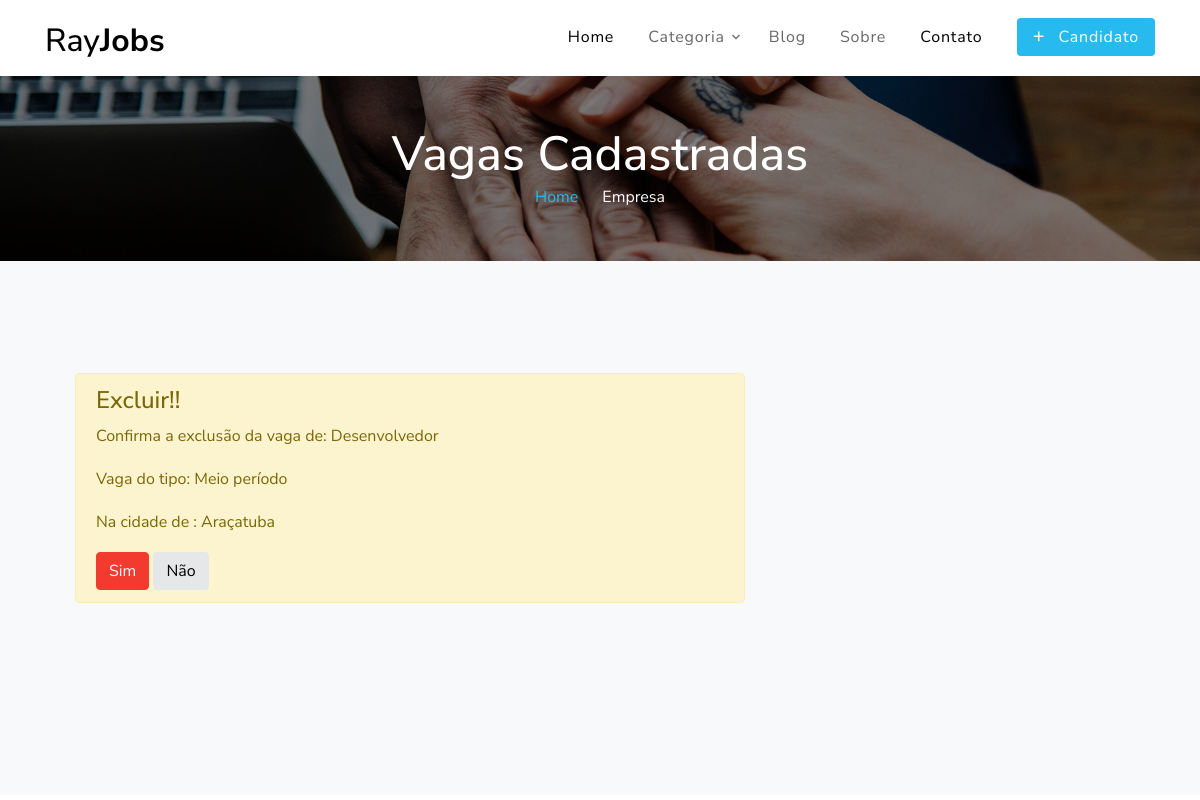
Screenshot of /del_vaga.php?id=5 with the database file from the repository.
### tables this page shows
CREATE TABLE IF NOT EXISTS `vaga` (
  `id` int(11) NOT NULL AUTO_INCREMENT,
  `cargo` varchar(100) NOT NULL,
  `nome_empresa` varchar(100) NOT NULL,
  `tipo_vaga` varchar(100) NOT NULL,
  `cidade` varchar(100) NOT NULL,
  `descricao` varchar(500) NOT NULL,
  `requisitos` varchar(500) NOT NULL,
  PRIMARY KEY (`id`)
);

### model/vaga.php (called while the page is built, shortened)
<?php
class vaga
{
	function selecionar($id)
	{
		$con = get_conexao();
		$sql = $con->prepare('SELECT * FROM vaga WHERE id=:id');
		$sql->bindParam(':id', $id);
		$sql->execute();
		return $sql->fetchAll();
	}
}
?>

### del_vaga.php (the view, shortened to what this page needs)
<?php
  require_once 'model/vaga.php';
?>
<!DOCTYPE html>
<html lang="pt-br">
  <head>
<link href="https://stackpath.bootstrapcdn.com/font-awesome/4.7.0/css/font-awesome.min.css" rel="stylesheet">
    <link rel="stylesheet" href="fonts/icomoon/style.css">
    <link rel="stylesheet" href="css/bootstrap.min.css">
    <link rel="stylesheet" href="css/magnific-popup.css">
    <link rel="stylesheet" href="css/jquery-ui.css">
    <link rel="stylesheet" href="css/owl.carousel.min.css">
    <link rel="stylesheet" href="css/owl.theme.default.min.css">
    <link rel="stylesheet" href="css/bootstrap-datepicker.css">
    <link rel="stylesheet" href="css/animate.css">
    <link rel="stylesheet" href="fonts/flaticon/font/flaticon.css">
    <link rel="stylesheet" href="css/fl-bigmug-line.css">
    <link rel="stylesheet" href="css/aos.css">
    <link rel="stylesheet" href="css/style.css">
  </head>
  <body>
  <div class="site-wrap">
    <header class="site-navbar py-1" role="banner">
      <div class="container">
        <div class="row align-items-center">
          <div class="col-6 col-xl-2">
            <h1 class="mb-0"><a href="index.php" class="text-black h2 mb-0">Ray<strong>Jobs</strong></a></h1>
          </div>
          <div class="col-10 col-xl-10 d-none d-xl-block">
            <nav class="site-navigation text-right" role="navigation">
              <ul class="site-menu js-clone-nav mr-auto d-none d-lg-block">
                <li class="active"><a href="index.php">Home</a></li>
                <li class="has-children">
                  <a href="category.php">Categoria</a>
                </li>
                <li><a href="blog.php">Blog</a></li>
                <li><a href="sobre.php">Sobre</a></li>
                <li class="active"><a href="contato.php">Contato</a></li>
                <li><a href="cad_candidato.php"><span class="rounded bg-primary py-2 px-3 text-white"><span class="h5 mr-2">+</span> Candidato</span></a></li>
              </ul>
            </nav>
          </div>
          <div class="col-6 col-xl-2 text-right d-block">
          </div>
        </div>
      </div>
    </header>
    <div class="unit-5 overlay" style="background-image: url('images/hero_bg_2.jpg');">
      <div class="container text-center">
        <h2 class="mb-0">Vagas Cadastradas</h2>
        <p class="mb-0 unit-6"><a href="index.php">Home</a> <span class="sep"></span> <span>Empresa</span></p>
      </div>
    </div>
    <div class="site-section bg-light">
      <div class="container">
        <div class="row">
          <div class="col-md-12 col-lg-8 mb-5">
 <div class="form-group col-12">
<div class="container">
    <form method="post">
      <div class="row">
        <div class="col-12">
          <div class="alert alert-warning" role="alert">
          <h4 class="alert-heading">Excluir!!</h4>
          <?php
            $vaga = new vaga();
            $sel = $vaga->selecionar($_GET['id']);
            ?>
          <p>Confirma a exclusão da vaga de: <?php echo $sel[0]['cargo']; ?></p>
          <p>Vaga do tipo: <?php echo $sel[0]['tipo_vaga']; ?></p>
          <p>Na cidade de : <?php echo $sel[0]['cidade']; ?></p>
          <p class="mb-0">
            <button class="btn btn-danger" name="btn_sim">Sim</button>
            <a href="lista_vaga.php" class="btn btn-secondary">Não</a>
          </p>
        </div>
        </div>
      </div>
    </form>
  </div>
  </div>
  </body>
</html>

### css/style.css (style rules this page uses)
body { line-height: 1.7; color: #4d4d4d; font-weight: 400; font-size: 1rem; font-family: "Roboto Mono", SFMono-Regular, Menlo, Monaco, Consolas, "Liberation Mono", "Courier New", monospace; font-family: "Nunito Sans", -apple-system, BlinkMacSystemFont, "Segoe UI", Roboto, "Helvetica Neue", Arial, sans-serif, "Apple Color Emoji", "Segoe UI Emoji", "Segoe UI Symbol", "Noto Color Emoji"; }
a { -webkit-transition: .3s all ease; -o-transition: .3s all ease; transition: .3s all ease; }
.text-black { color: #000 !important; }
.site-wrap:before { -webkit-transition: .3s all ease-in-out; -o-transition: .3s all ease-in-out; transition: .3s all ease-in-out; background: rgba(0, 0, 0, 0.6); content: ""; position: absolute; z-index: 2000; top: 0; left: 0; right: 0; bottom: 0; opacity: 0; visibility: hidden; }
.btn { position: relative; top: 0; }
.btn.btn-secondary { background-color: #e6e7e9; border-color: #e6e7e9; color: #000; }
.site-section { padding: 3em 0; }
@media (min-width: 768px) { .site-section { padding: 7em 0; } }
.site-navbar { margin-bottom: 0px; width: 100%; border-bottom: none; z-index: 2; position: relative; }
.site-navbar .site-navigation .site-menu { margin-bottom: 0; margin-left: 0; padding-left: 0; }
.site-navbar .site-navigation .site-menu .active > a { color: #000; }
.site-navbar .site-navigation .site-menu a { text-decoration: none !important; display: inline-block; }
.site-navbar .site-navigation .site-menu > li { display: inline-block; padding: 10px 5px; }
.site-navbar .site-navigation .site-menu > li > a { padding: 10px 10px; letter-spacing: .05em; color: rgba(0, 0, 0, 0.6); text-decoration: none !important; }
.site-navbar .site-navigation .site-menu > li:last-child { padding-right: 0; }
.site-navbar .site-navigation .site-menu > li:last-child > a { padding-right: 0; }
.site-navbar .site-navigation .site-menu .has-children { position: relative; }
.site-navbar .site-navigation .site-menu .has-children > a { position: relative; padding-right: 20px; }
.site-navbar .site-navigation .site-menu .has-children > a:before { position: absolute; content: "\e313"; font-size: 16px; top: 50%; right: 0; -webkit-transform: translateY(-50%); -ms-transform: translateY(-50%); transform: translateY(-50%); font-family: 'icomoon'; }
.site-mobile-menu .site-nav-wrap { padding: 0; margin: 0; list-style: none; position: relative; }
.site-mobile-menu .site-nav-wrap a { padding: 10px 20px; display: block; position: relative; color: #212529; }
.site-mobile-menu .site-nav-wrap li { position: relative; display: block; }
.site-mobile-menu .site-nav-wrap li.active > a { color: #26baee; }
.site-mobile-menu .site-nav-wrap > li { display: block; position: relative; float: left; width: 100%; }
.site-mobile-menu .site-nav-wrap > li > a { padding-left: 20px; font-size: 20px; }
.unit-5 { padding-top: 50px; padding-bottom: 50px; background-size: cover; background-position: center center; }
.unit-5.overlay { position: relative; }
.unit-5.overlay:before { position: absolute; content: ""; left: 0; right: 0; bottom: 0; top: 0; z-index: 1; background: rgba(0, 0, 0, 0.5); }
.unit-5 > .container { z-index: 2; position: relative; }
.unit-5 h2 { color: #fff; font-size: 3rem; }
.unit-6 { color: #fff; }

### rows the page displays
vaga: cargo "Desenvolvedor", tipo_vaga "Meio período", cidade "Araçatuba"
